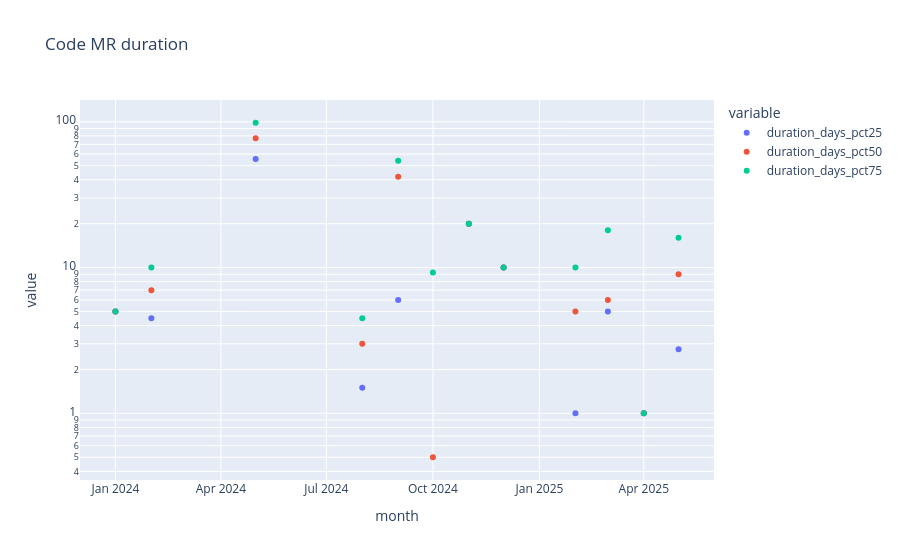

Here is the notebook cell this chart was saved with:
### Code cell
px.scatter(user_mrs_duration(gitlab_user).toPandas(),x='month',y=['duration_days_pct25','duration_days_pct50','duration_days_pct75'], log_y=True,title='Code MR duration')

### Figure 1 — Plotly figure (JSON) as saved in the notebook; plotly's stock layout.template omitted (floating-point values rounded to 4 significant figures)
{"data": [{"hovertemplate": "variable=duration_days_pct25<br>month=%{x}<br>value=%{y}<extra></extra>", "legendgroup": "duration_days_pct25", "marker": {"color": "#636efa", "symbol": "circle"}, "mode": "markers", "name": "duration_days_pct25", "orientation": "v", "showlegend": true, "type": "scatter", "x": ["2024-10-01T00:00:00.000000000", "2024-11-01T00:00:00.000000000", "2024-02-01T00:00:00.000000000", "2024-08-01T00:00:00.000000000", "2024-12-01T00:00:00.000000000", "2025-04-01T00:00:00.000000000", "2025-02-01T00:00:00.000000000", "2024-05-01T00:00:00.000000000", "2025-03-01T00:00:00.000000000", "2025-05-01T00:00:00.000000000", "2024-01-01T00:00:00.000000000", "2024-09-01T00:00:00.000000000"], "xaxis": "x", "y": [0.0, 20.0, 4.5, 1.5, 10.0, 1.0, 1.0, 55.5, 5.0, 2.75, 5.0, 6.0], "yaxis": "y"}, {"hovertemplate": "variable=duration_days_pct50<br>month=%{x}<br>value=%{y}<extra></extra>", "legendgroup": "duration_days_pct50", "marker": {"color": "#EF553B", "symbol": "circle"}, "mode": "markers", "name": "duration_days_pct50", "orientation": "v", "showlegend": true, "type": "scatter", "x": ["2024-10-01T00:00:00.000000000", "2024-11-01T00:00:00.000000000", "2024-02-01T00:00:00.000000000", "2024-08-01T00:00:00.000000000", "2024-12-01T00:00:00.000000000", "2025-04-01T00:00:00.000000000", "2025-02-01T00:00:00.000000000", "2024-05-01T00:00:00.000000000", "2025-03-01T00:00:00.000000000", "2025-05-01T00:00:00.000000000", "2024-01-01T00:00:00.000000000", "2024-09-01T00:00:00.000000000"], "xaxis": "x", "y": [0.5, 20.0, 7.0, 3.0, 10.0, 1.0, 5.0, 77.0, 6.0, 9.0, 5.0, 42.0], "yaxis": "y"}, {"hovertemplate": "variable=duration_days_pct75<br>month=%{x}<br>value=%{y}<extra></extra>", "legendgroup": "duration_days_pct75", "marker": {"color": "#00cc96", "symbol": "circle"}, "mode": "markers", "name": "duration_days_pct75", "orientation": "v", "showlegend": true, "type": "scatter", "x": ["2024-10-01T00:00:00.000000000", "2024-11-01T00:00:00.000000000", "2024-02-01T00:00:00.000000000", "2024-08-01T00:00:00.000000000", "2024-12-01T00:00:00.000000000", "2025-04-01T00:00:00.000000000", "2025-02-01T00:00:00.000000000", "2024-05-01T00:00:00.000000000", "2025-03-01T00:00:00.000000000", "2025-05-01T00:00:00.000000000", "2024-01-01T00:00:00.000000000", "2024-09-01T00:00:00.000000000"], "xaxis": "x", "y": [9.25, 20.0, 10.0, 4.5, 10.0, 1.0, 10.0, 98.5, 18.0, 16.0, 5.0, 54.0], "yaxis": "y"}], "layout": {"legend": {"title": {"text": "variable"}, "tracegroupgap": 0}, "title": {"text": "Code MR duration"}, "xaxis": {"anchor": "y", "domain": [0, 1], "title": {"text": "month"}}, "yaxis": {"anchor": "x", "domain": [0, 1], "title": {"text": "value"}, "type": "log"}}}
